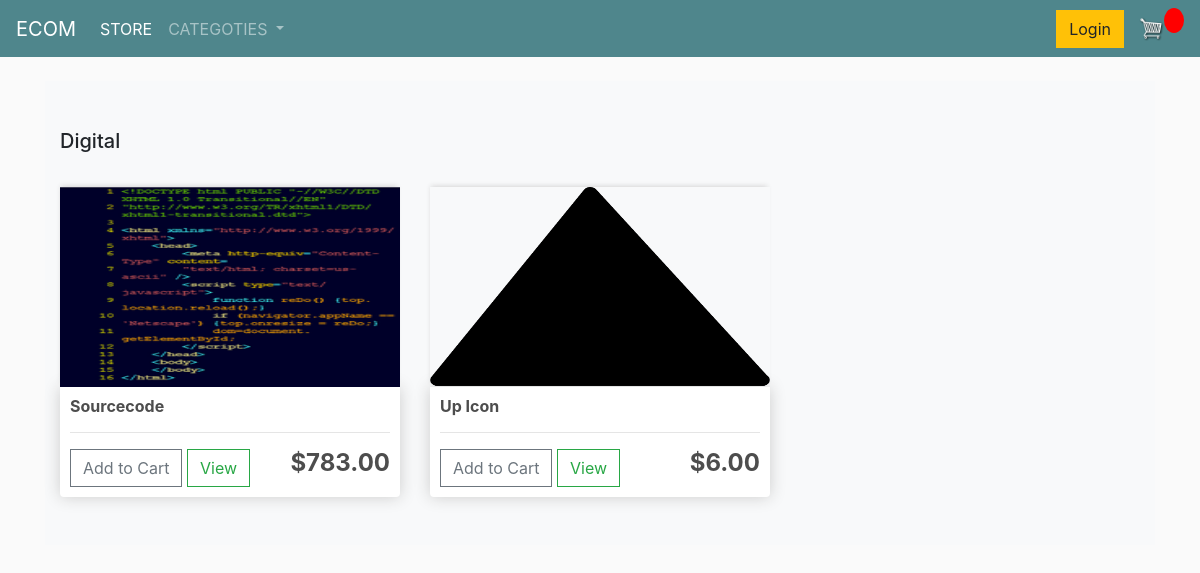
/search/digital/, run on the app's committed database.
### store/models.py (models this page shows, shortened)
class Category(models.Model):
    name = models.CharField(max_length=255, db_index=True)
    slug = models.SlugField(max_length=255, unique=True)
    class Meta:
        verbose_name_plural = 'Categories'
    def get_absolute_url(self):
        return reverse('store:category_list', args=[self.slug])

class Product(models.Model):
    category = models.ForeignKey(Category, related_name='product', on_delete=models.CASCADE)
    created_by = models.ForeignKey(User, related_name='product_creator', on_delete=models.CASCADE)
    name = models.CharField(max_length=200, null=True)
    price = models.DecimalField(max_digits=7, decimal_places=2)
    digital = models.BooleanField(default=False, null=True, blank=True)
    image = models.ImageField(null=True, blank=True)
    slug = models.SlugField(max_length=255)
    in_stock = models.BooleanField(default=True)
    created = models.DateTimeField(auto_now_add=True)
    updated = models.DateTimeField(auto_now=True)
    class Meta:
        ordering = ('-created',)
    def get_absolute_url(self):
        return reverse('store:product_detail', args=[self.slug])
    @property
    def imageURL(self):
        try:
            url = self.image.url
        except:
            url = ""
        return url

### store/views.py (the view)
# urls.py: path('search/<slug:category_slug>/', views.category_list, name="category_list"),
def category_list(request, category_slug):
    category = get_object_or_404(Category, slug=category_slug)
    products = Product.objects.filter(category=category)
    return render(request, 'store/products/category.html', {'category': category, 'products': products})

### store/context_processors.py (called while the page is built)
def categories(request):
    return {
            'categories': Category.objects.all()
            }

### store/templates/store/products/category.html
{% extends 'store/main.html' %}
{% load static %}
{% block content %}
<main>
<div class="album py-5 bg-light">
	<div class="container">
		<div class="pb-3 h5">{{category.name|title}}</div>
		<div class="row">
			{% for product in products %}
			<div class="col-lg-4">
				<img class="thumbnail" src="{{ product.imageURL }}">
				<div class="box-element product">
					<h6><strong>{{ product.name }}</strong></h6>
					<hr>
					<button data-product={{ product.id }} data-action="add" class="btn btn-outline-secondary add-btn update-cart">Add to Cart</button>
					<a class="btn btn-outline-success" href="{{ product.get_absolute_url }}">View</a>
					<h4 style="display: inline-block; float: right"><strong>${{ product.price|floatformat:2 }}</strong></h4>
				</div>
			</div>
			{% endfor %}
		</div>
	</div>
</div>
</main>
{% endblock content %}

### static/css/main.css (style rules this page uses)
body { background-color: hsl(0, 0%, 98%); }
h1,h2,h3,h4,h5,h6 { color:hsl(0, 0%, 30%); }
.box-element { box-shadow:hsl(0, 0%, 80%) 0 0 16px; background-color: #fff; border-radius: 4px; padding: 10px; }
.thumbnail { width: 100%; height: 200px; -webkit-box-shadow: -1px -3px 5px -2px rgba(214,214,214,1); -moz-box-shadow: -1px -3px 5px -2px rgba(214,214,214,1); box-shadow: -1px -3px 5px -2px rgba(214,214,214,1); }
.product { border-radius: 0 0 4px 4px; }
.col-lg-4, .col-lg-6, .col-lg-8, .col-lg-12 { margin-top: 10px; }
.btn { border-radius: 0; }

### data on the page
Category: name "Digital"
Product: imageURL (picture), name "Sourcecode", price "783.00"
Product: imageURL (picture), name "Up Icon", price "6.00"
